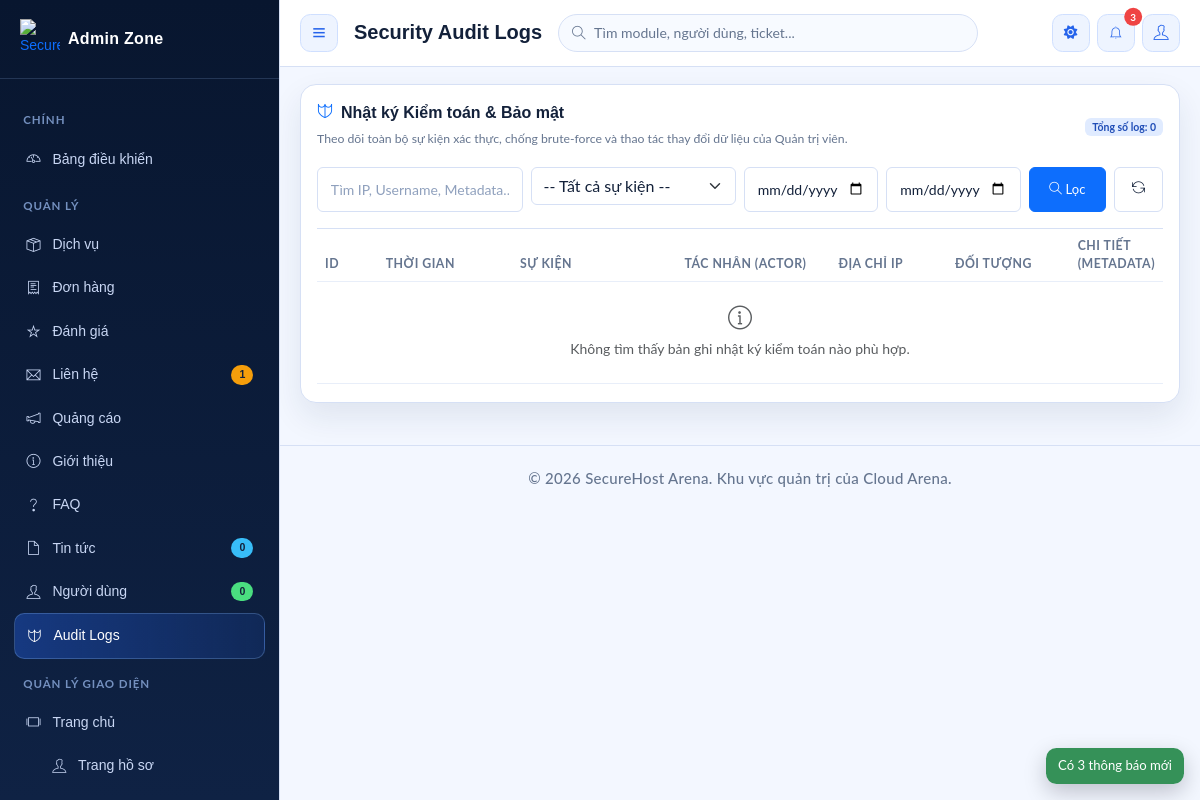
Before: /admin/auditlogs (signed in) with the older database file.
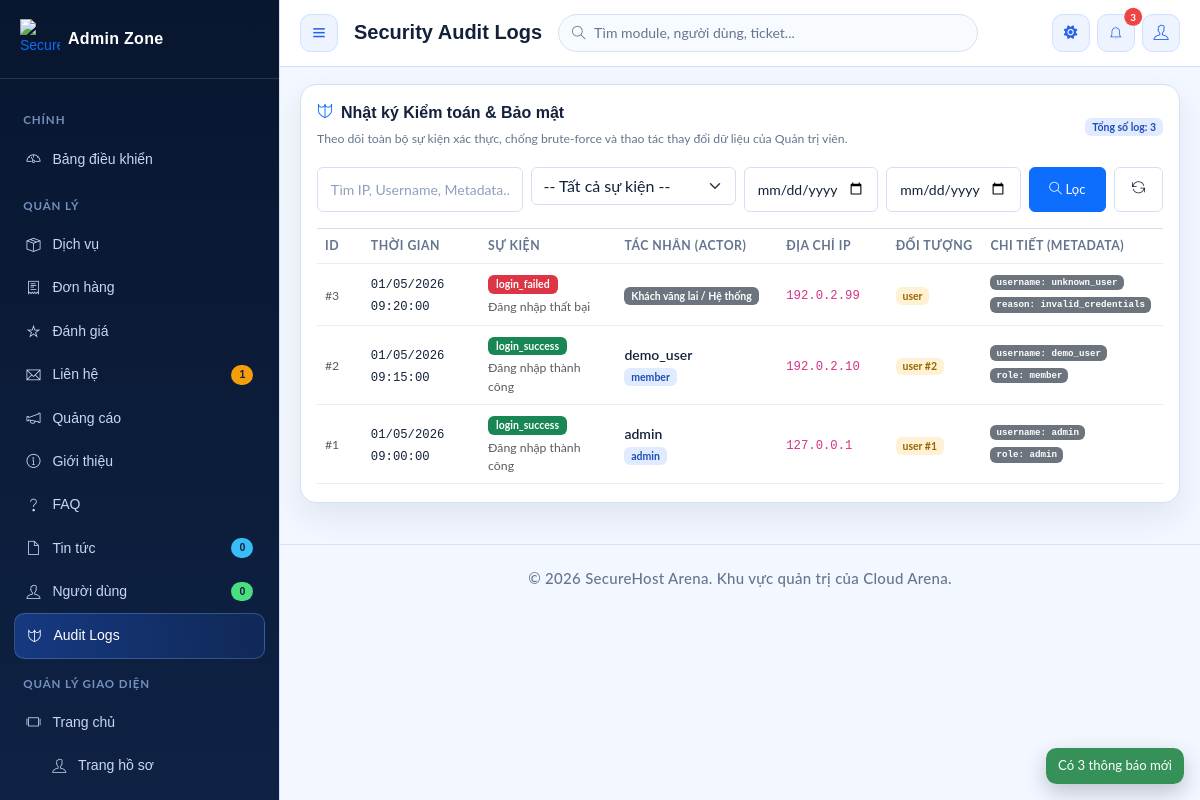
After: the same page with the newer database file.
### tables this page shows
CREATE TABLE audit_logs (
    id INT AUTO_INCREMENT PRIMARY KEY,
    actor_user_id INT NULL,
    event_type VARCHAR(50) NOT NULL,
    target_type VARCHAR(50) NULL,
    target_id INT NULL,
    ip_address VARCHAR(50) NOT NULL,
    metadata LONGTEXT DEFAULT NULL,
    created_at TIMESTAMP DEFAULT CURRENT_TIMESTAMP,
    FOREIGN KEY (actor_user_id) REFERENCES users(id) ON DELETE SET NULL,
    KEY idx_audit_logs_event_type (event_type),
    KEY idx_audit_logs_created_at (created_at),
    KEY idx_audit_logs_ip (ip_address),
    KEY idx_audit_logs_actor (actor_user_id)
);

CREATE TABLE users (
    id INT AUTO_INCREMENT PRIMARY KEY,
    username VARCHAR(50) UNIQUE NOT NULL,
    password VARCHAR(255) NOT NULL COMMENT 'Hashed password',
    email VARCHAR(100) UNIQUE NOT NULL,
    full_name VARCHAR(100),
    avatar VARCHAR(255),
    status ENUM('active', 'banned') DEFAULT 'active',
    credit INT DEFAULT 0,
    reset_token VARCHAR(255) NULL,
    role ENUM('admin', 'member') NOT NULL,
    created_at TIMESTAMP DEFAULT CURRENT_TIMESTAMP
);

### app/views/admin/audit_logs/index.php (the view, shortened to what the rows shown need)
<?php require APPROOT . '/views/layouts/admin/header.php'; ?>
<?php
$logs = $data['logs'] ?? [];
$getBadgeClass = function ($eventType) {
    switch ($eventType) {
        case 'login_success':
        case 'password_changed':
            return 'bg-success text-white';
        case 'login_failed':
        case 'login_blocked_lockout':
            return 'bg-danger text-white';
        case 'login_blocked_banned':
        case 'user_status_changed':
        case 'user_role_changed':
            return 'bg-warning text-dark';
        case 'ticket_status_changed':
        case 'ticket_replied':
            return 'bg-info text-white';
        case 'profile_updated':
        case 'avatar_updated':
            return 'bg-primary text-white';
        case 'user_deleted':
        case 'ticket_deleted':
            return 'bg-dark text-white';
        default:
            return 'bg-secondary text-white';
    }
};
$formatEventLabel = function ($eventType) {
    $map = [
        'login_success'         => 'Đăng nhập thành công',
        'login_failed'          => 'Đăng nhập thất bại',
        'login_blocked_banned'  => 'Chặn: TK bị khóa',
        'login_blocked_lockout' => 'Chặn: Brute-force Lockout',
        'logout'                => 'Đăng xuất',
        'profile_updated'       => 'Cập nhật hồ sơ',
        'password_changed'      => 'Đổi mật khẩu',
        'avatar_updated'        => 'Đổi avatar',
        'user_role_changed'     => 'Đổi quyền thành viên',
        'user_status_changed'   => 'Đổi trạng thái tài khoản',
        'user_deleted'          => 'Xóa tài khoản',
        'admin_reset_password'  => 'Admin reset mật khẩu',
        'ticket_status_changed' => 'Đổi trạng thái ticket',
        'ticket_replied'        => 'Phản hồi ticket',
        'ticket_deleted'        => 'Xóa ticket'
    ];
    return $map[$eventType] ?? $eventType;
};
?>
<div class="row g-3 mb-3">
    <div class="col-12">
        <section class="card panel-card">
            <div class="card-body">
                <div class="panel-header">
                    <div>
                        <h2 class="panel-title"><i class="ti-shield text-primary me-2"></i>Nhật ký Kiểm toán & Bảo mật</h2>
                    </div>
                </div>
                <div class="table-responsive">
                    <table class="table admin-table align-middle mb-0">
                        <thead>
                            <tr>
                                <th style="width: 70px;">ID</th>
                                <th style="width: 160px;">Thời gian</th>
                                <th style="width: 200px;">Sự kiện</th>
                                <th style="width: 180px;">Tác nhân (Actor)</th>
                                <th style="width: 140px;">Địa chỉ IP</th>
                                <th style="width: 140px;">Đối tượng</th>
                                <th>Chi tiết (Metadata)</th>
                            </tr>
                        </thead>
                        <tbody>
                            <?php if (empty($logs)): ?>
                                <tr>
                                    <td colspan="7" class="text-center py-4 text-muted">
                                        <i class="ti-info-alt fs-4 d-block mb-2"></i>
                                        Không tìm thấy bản ghi nhật ký kiểm toán nào phù hợp.
                                    </td>
                                </tr>
                            <?php else: ?>
                                <?php foreach ($logs as $log): ?>
                                    <?php
                                    $metaObj = !empty($log->metadata) ? json_decode($log->metadata, true) : null;
                                    $hasMeta = is_array($metaObj) && !empty($metaObj);
                                    ?>
                                    <tr>
                                        <td><span class="text-muted small">#<?php echo (int) $log->id; ?></span></td>
                                        <td>
                                            <span class="small font-monospace">
                                                <?php echo date('d/m/Y H:i:s', strtotime($log->created_at)); ?>
                                            </span>
                                        </td>
                                        <td>
                                            <span class="badge <?php echo $getBadgeClass($log->event_type); ?> px-2 py-1">
                                                <?php echo htmlspecialchars($log->event_type); ?>
                                            </span>
                                            <div class="small text-muted mt-1">
                                                <?php echo htmlspecialchars($formatEventLabel($log->event_type)); ?>
                                            </div>
                                        </td>
                                        <td>
                                            <?php if (!empty($log->actor_user_id)): ?>
                                                <div class="fw-semibold">
                                                    <?php echo htmlspecialchars($log->actor_username ?? ('User #' . $log->actor_user_id)); ?>
                                                </div>
                                                <span class="badge badge-soft-primary small">
                                                    <?php echo htmlspecialchars($log->actor_role ?? 'member'); ?>
                                                </span>
                                            <?php else: ?>
                                                <span class="badge bg-secondary text-white">Khách vãng lai / Hệ thống</span>
                                            <?php endif; ?>
                                        </td>
                                        <td>
                                            <code class="small font-monospace"><?php echo htmlspecialchars($log->ip_address); ?></code>
                                        </td>
                                        <td>
                                            <?php if (!empty($log->target_type)): ?>
                                                <span class="badge badge-soft-warning">
                                                    <?php echo htmlspecialchars($log->target_type); ?><?php echo !empty($log->target_id) ? ' #' . (int) $log->target_id : ''; ?>
                                                </span>
                                            <?php else: ?>
                                                <span class="text-muted small">-</span>
                                            <?php endif; ?>
                                        </td>
                                        <td>
                                            <?php if ($hasMeta): ?>
                                                <div class="small">
                                                    <?php foreach ($metaObj as $k => $v): ?>
                                                        <span class="badge bg-secondary text-white me-1 mb-1 font-monospace">
                                                            <strong><?php echo htmlspecialchars($k); ?>:</strong>
                                                            <?php echo htmlspecialchars(is_array($v) ? json_encode($v, JSON_UNESCAPED_UNICODE) : (string)$v); ?>
                                                        </span>
                                                    <?php endforeach; ?>
                                                </div>
                                            <?php else: ?>
                                                <span class="text-muted small">-</span>
                                            <?php endif; ?>
                                        </td>
                                    </tr>
                                <?php endforeach; ?>
                            <?php endif; ?>
                        </tbody>
                    </table>
                </div>
            </div>
        </section>
    </div>
</div>
<?php require APPROOT . '/views/layouts/admin/footer.php'; ?>

Changed rows visible on the page:
added audit_logs: id "3", created_at "01/05/2026 09:20:00", event_type "login_failed", event_type "Đăng nhập thất bại", shows "Khách vãng lai / Hệ thống", ip_address "192.0.2.99", target_type "user", k "username", metadata "unknown_user", k "reason", metadata "invalid_credentials"
added audit_logs: id "2", created_at "01/05/2026 09:15:00", event_type "login_success", event_type "Đăng nhập thành công", actor_user.username "demo_user", actor_user.role "member", ip_address "192.0.2.10", target_type "user", target "2", k "username", k "role"
added audit_logs: id "1", created_at "01/05/2026 09:00:00", event_type "login_success", event_type "Đăng nhập thành công", actor_user.username "admin", actor_user.role "admin", ip_address "127.0.0.1", target_type "user", target "1", k "username", k "role"
Other visible differences:
$pagination['total']: "0" → "3"
text no longer shown: "Không tìm thấy bản ghi nhật ký kiểm toán nào phù hợp."
